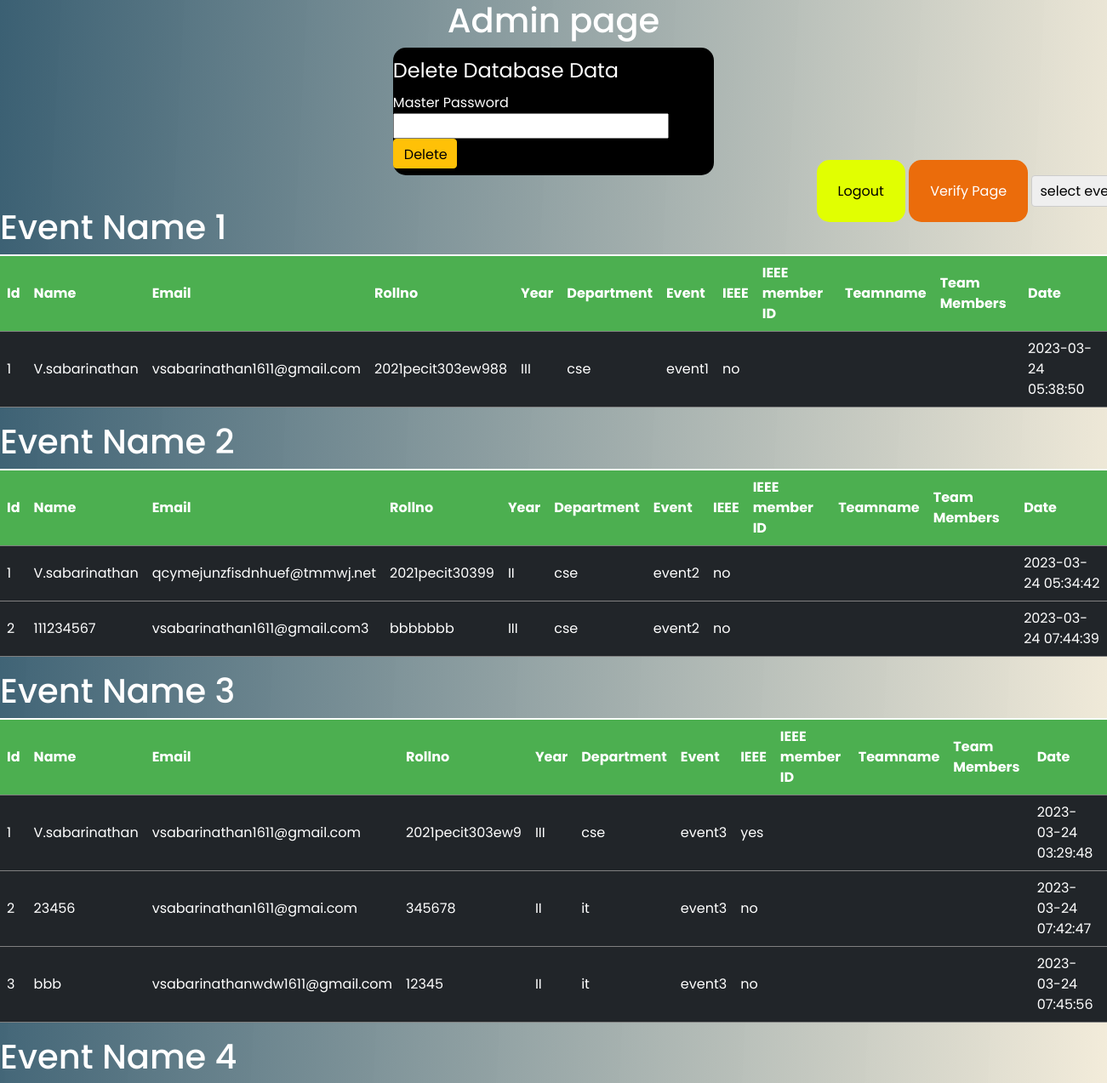
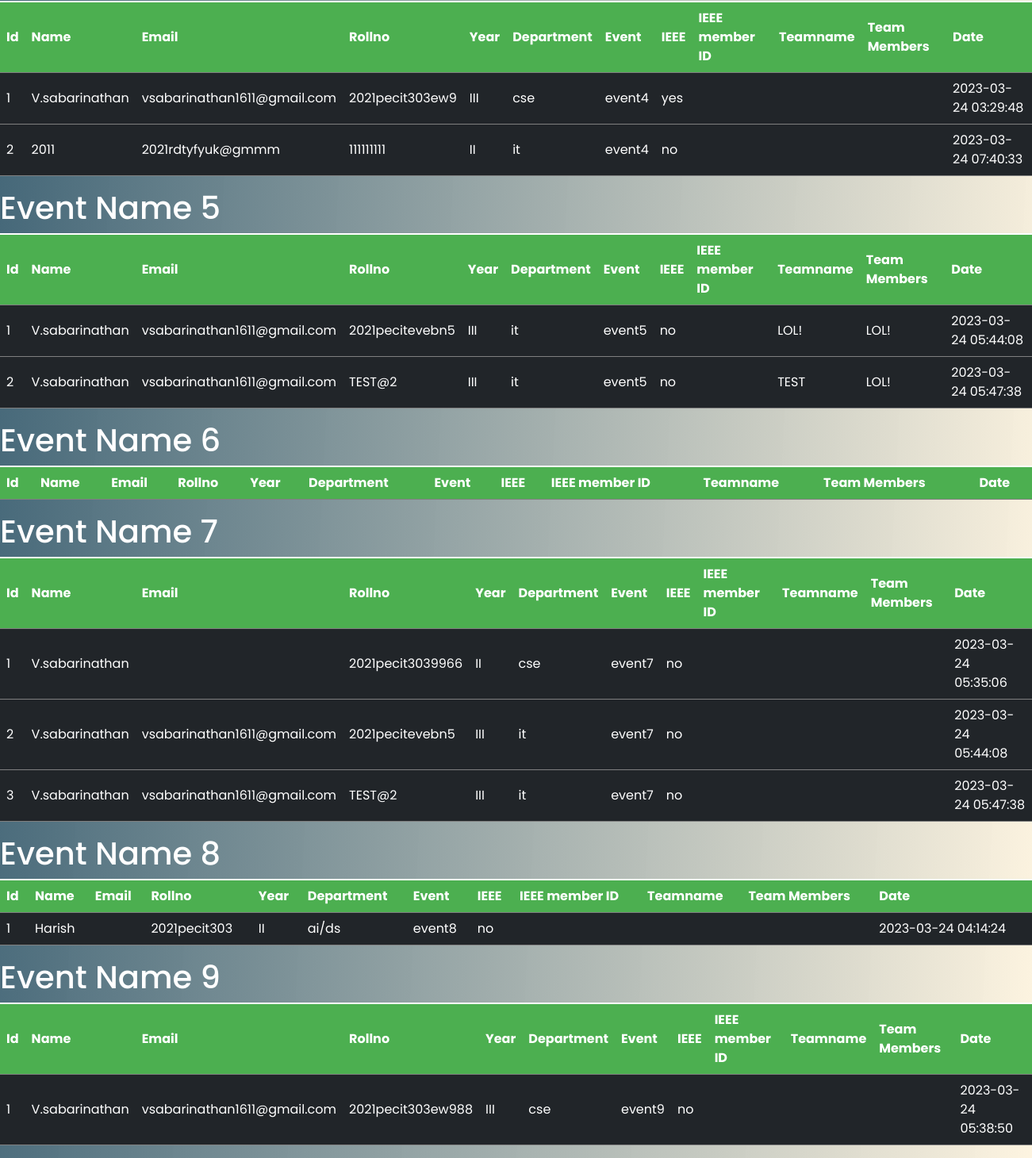
Page /admin (signed in) on the earlier database version (2 pictures, top to bottom).
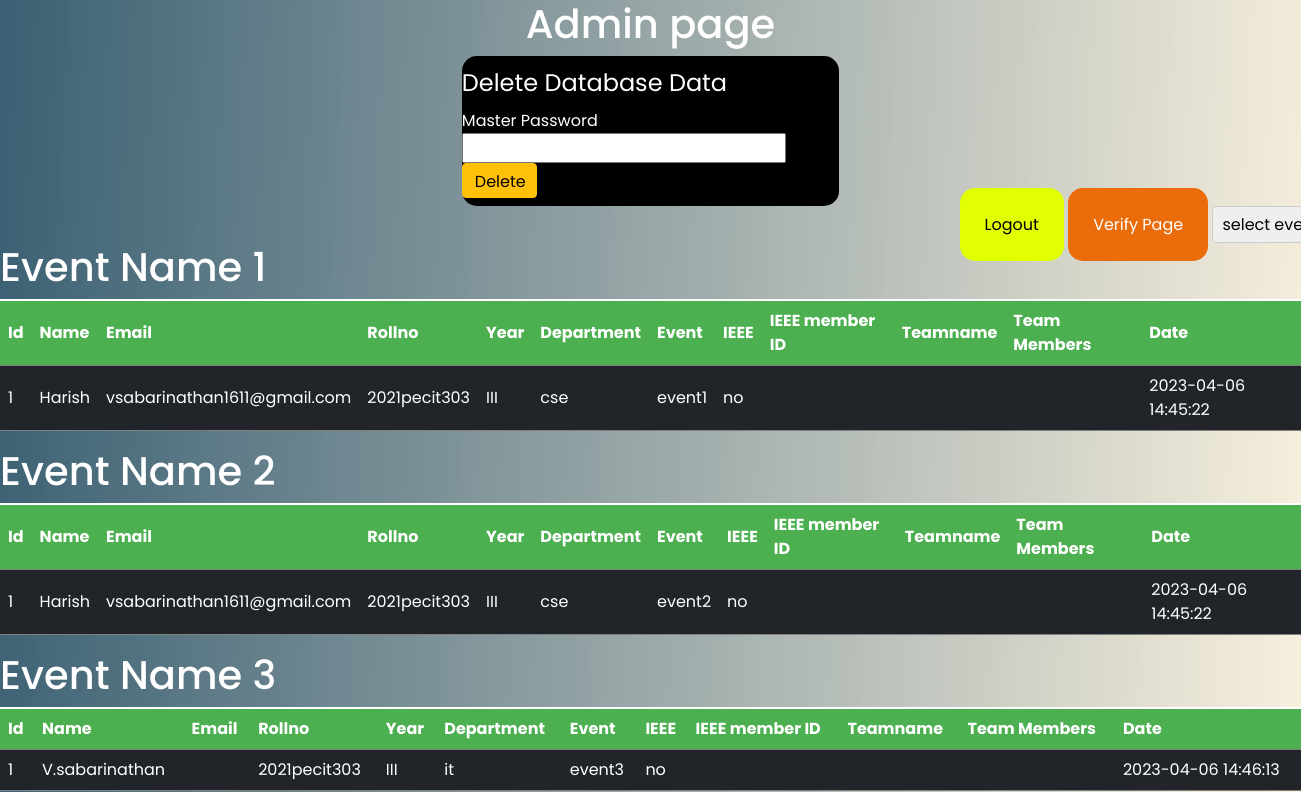
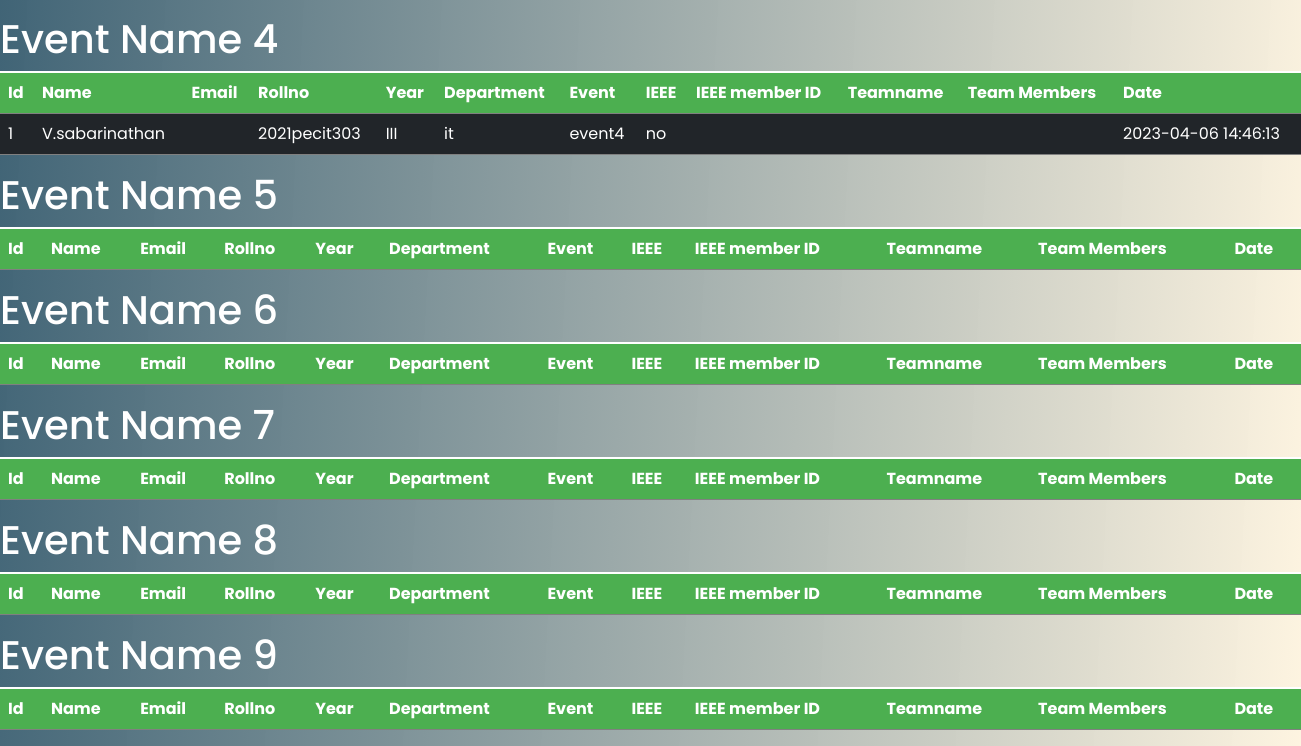
Same page on the later database version (2 pictures, top to bottom).
### website/models.py (models this page shows)
class Event1(db.Model):
    id = db.Column(db.Integer, primary_key=True)
    name=db.Column(db.String(100))
    email = db.Column(db.String(150))
    rollno=db.Column(db.String(100),unique=True)
    dept=db.Column(db.String(100))
    ieee=db.Column(db.String(10))
    year=db.Column(db.String(10))
    event=db.Column(db.String(100))
    teamname=db.Column(db.String(500))
    team_members=db.Column(db.String(500))
    date = db.Column(db.DateTime(timezone=True), default=func.now())

class Event2(db.Model):
    id = db.Column(db.Integer, primary_key=True)
    name=db.Column(db.String(100))
    email = db.Column(db.String(150))
    rollno=db.Column(db.String(100),unique=True)
    dept=db.Column(db.String(100))
    ieee=db.Column(db.String(10))
    year=db.Column(db.String(10))
    event=db.Column(db.String(100))
    teamname=db.Column(db.String(500))
    team_members=db.Column(db.String(500))
    date = db.Column(db.DateTime(timezone=True), default=func.now())

class Event3(db.Model):
    id = db.Column(db.Integer, primary_key=True)
    name=db.Column(db.String(100))
    email = db.Column(db.String(150))
    rollno=db.Column(db.String(100),unique=True)
    dept=db.Column(db.String(100))
    ieee=db.Column(db.String(10))
    year=db.Column(db.String(10))
    event=db.Column(db.String(100))
    teamname=db.Column(db.String(500))
    team_members=db.Column(db.String(500))
    date = db.Column(db.DateTime(timezone=True), default=func.now())

class Event4(db.Model):
    id = db.Column(db.Integer, primary_key=True)
    name=db.Column(db.String(100))
    email = db.Column(db.String(150))
    rollno=db.Column(db.String(100),unique=True)
    dept=db.Column(db.String(100))
    ieee=db.Column(db.String(10))
    year=db.Column(db.String(10))
    event=db.Column(db.String(100))
    teamname=db.Column(db.String(500))
    team_members=db.Column(db.String(500))
    date = db.Column(db.DateTime(timezone=True), default=func.now())

class Event5(db.Model):
    id = db.Column(db.Integer, primary_key=True)
    name=db.Column(db.String(100))
    email = db.Column(db.String(150))
    rollno=db.Column(db.String(100),unique=True)
    dept=db.Column(db.String(100))
    ieee=db.Column(db.String(10))
    year=db.Column(db.String(10))
    event=db.Column(db.String(100))
    teamname=db.Column(db.String(500))
    team_members=db.Column(db.String(500))
    date = db.Column(db.DateTime(timezone=True), default=func.now())

class Event7(db.Model):
    id = db.Column(db.Integer, primary_key=True)
    name=db.Column(db.String(100))
    email = db.Column(db.String(150))
    rollno=db.Column(db.String(100),unique=True)
    dept=db.Column(db.String(100))
    ieee=db.Column(db.String(10))
    year=db.Column(db.String(10))
    event=db.Column(db.String(100))
    teamname=db.Column(db.String(500))
    team_members=db.Column(db.String(500))
    date = db.Column(db.DateTime(timezone=True), default=func.now())

class Event8(db.Model):
    id = db.Column(db.Integer, primary_key=True)
    name=db.Column(db.String(100))
    email = db.Column(db.String(150))
    rollno=db.Column(db.String(100),unique=True)
    dept=db.Column(db.String(100))
    ieee=db.Column(db.String(10))
    year=db.Column(db.String(10))
    event=db.Column(db.String(100))
    teamname=db.Column(db.String(500))
    team_members=db.Column(db.String(500))
    date = db.Column(db.DateTime(timezone=True), default=func.now())

class Event9(db.Model):
    id = db.Column(db.Integer, primary_key=True)
    name=db.Column(db.String(100))
    email = db.Column(db.String(150))
    rollno=db.Column(db.String(100),unique=True)
    dept=db.Column(db.String(100))
    ieee=db.Column(db.String(10))
    year=db.Column(db.String(10))
    event=db.Column(db.String(100))
    teamname=db.Column(db.String(500))
    team_members=db.Column(db.String(500))
    date = db.Column(db.DateTime(timezone=True), default=func.now())

### website/views.py (the view)
@views.route('/admin', methods=['GET', 'POST'])
@login_required
def admin():
    if (current_user.admin == True):
        event1 = Event1.query.order_by(Event1.date)
        event2 = Event2.query.order_by(Event2.date)
        event3 = Event3.query.order_by(Event3.date)
        event4 = Event4.query.order_by(Event4.date)
        event5 = Event5.query.order_by(Event5.date)
        event6 = Event6.query.order_by(Event6.date)
        event7 = Event7.query.order_by(Event7.date)
        event8 = Event8.query.order_by(Event8.date)
        event9 = Event9.query.order_by(Event9.date)
    else:
        return redirect(url_for('auth.login'))
    return render_template("admin.html", event1=event1, event2=event2, event3=event3, event4=event4, event5=event5, event6=event6, event7=event7, event8=event8, event9=event9)

### website/templates/admin.html (shortened to what this page needs)
<!DOCTYPE html>
<html lang="en">
<head>
  <link rel="stylesheet" href="https://cdnjs.cloudflare.com/ajax/libs/font-awesome/6.0.0-beta3/css/all.min.css" />
  <link rel="stylesheet" href="/static/css/admin.css">
  <link href="https://cdn.jsdelivr.net/npm/bootstrap@5.1.3/dist/css/bootstrap.min.css" rel="stylesheet"
>
</head>
<body>
  <h1>Admin page</h1>
  <div class="top">
    <legend>Delete Database Data</legend>
    <form method="post" action="{{url_for('views.delete')}}">
      <label for="password">Master Password</label>
      <input name="pass" type="password">
      <button class="btn btn-warning" type="submit">Delete</button>
    </form>
  </div>
  <div class="bottom">
    <a class="logout" href="{{url_for('auth.logout')}}">Logout</a>
    <a class="verify" href="{{url_for('views.upload_photo')}}">Verify Page</a>
    <select name="filter" id="filter">
      <option value="0">select event</option>
    </select>
  </div>
  <div class="event1 table table-dark table-striped">
    <h1>Event Name 1</h1>
    <table>
      <tr>
        <th>Id</th>
        <th>Name</th>
        <th>Email</th>
        <th>Rollno</th>
        <th>Year</th>
        <th>Department</th>
        <th>Event</th>
        <th>IEEE</th>
        <th>IEEE member ID</th>
        <th>Teamname</th>
        <th>Team Members</th>
        <th>Date</th>
      </tr>
      <tbody>
        {% for event1 in event1 %}
        <tr>
          <td>{{event1.id}}</td>
          <td>{{event1.name}}</td>
          <td>{{event1.email}}</td>
          <td>{{event1.rollno}}</td>
          <td>{{event1.year}}</td>
          <td>{{event1.dept}}</td>
          <td>{{event1.event}}</td>
          <td>{{event1.ieee}}</td>
          <td>{{event1.i3emid}}</td>
          <td>{{event1.teamname}}</td>
          <td>{{event1.team_members}}</td>
          <td>{{event1.date}}</td>
        </tr>
        {%endfor%}
      </tbody>
    </table>
  </div>
  <div class="event2 table table-dark table-striped">
    <h1>Event Name 2</h1>
    <table>
      <tr>
        <th>Id</th>
        <th>Name</th>
        <th>Email</th>
        <th>Rollno</th>
        <th>Year</th>
        <th>Department</th>
        <th>Event</th>
        <th>IEEE</th>
        <th>IEEE member ID</th>
        <th>Teamname</th>
        <th>Team Members</th>
        <th>Date</th>
      </tr>
      <tbody>
        {% for event2 in event2 %}
        <tr>
          <td>{{event2.id}}</td>
          <td>{{event2.name}}</td>
          <td>{{event2.email}}</td>
          <td>{{event2.rollno}}</td>
          <td>{{event2.year}}</td>
          <td>{{event2.dept}}</td>
          <td>{{event2.event}}</td>
          <td>{{event2.ieee}}</td>
          <td>{{event2.i3emid}}</td>
          <td>{{event2.teamname}}</td>
          <td>{{event2.team_members}}</td>
          <td>{{event2.date}}</td>
        </tr>
        {%endfor%}
      </tbody>
    </table>
  </div>
  <div class="event3 table table-dark table-striped">
    <h1>Event Name 3</h1>
    <table>
      <tr>
        <th>Id</th>
        <th>Name</th>
        <th>Email</th>
        <th>Rollno</th>
        <th>Year</th>
        <th>Department</th>
        <th>Event</th>
        <th>IEEE</th>
        <th>IEEE member ID</th>
        <th>Teamname</th>
        <th>Team Members</th>
        <th>Date</th>
      </tr>
      <tbody>
        {% for event3 in event3 %}
        <tr>
          <td>{{event3.id}}</td>
          <td>{{event3.name}}</td>
          <td>{{event3.email}}</td>
          <td>{{event3.rollno}}</td>
          <td>{{event3.year}}</td>
          <td>{{event3.dept}}</td>
          <td>{{event3.event}}</td>
          <td>{{event3.ieee}}</td>
          <td>{{event3.i3emid}}</td>
          <td>{{event3.teamname}}</td>
          <td>{{event3.team_members}}</td>
          <td>{{event3.date}}</td>
        </tr>
        {%endfor%}
      </tbody>
    </table>
  </div>
  <div class="event4 table table-dark table-striped">
    <h1>Event Name 4</h1>
    <table>
      <tr>
        <th>Id</th>
        <th>Name</th>
        <th>Email</th>
        <th>Rollno</th>
        <th>Year</th>
        <th>Department</th>
        <th>Event</th>
        <th>IEEE</th>
        <th>IEEE member ID</th>
        <th>Teamname</th>
        <th>Team Members</th>
        <th>Date</th>
      </tr>
      <tbody>
        {% for event4 in event4 %}
        <tr>
          <td>{{event4.id}}</td>
          <td>{{event4.name}}</td>
          <td>{{event4.email}}</td>
          <td>{{event4.rollno}}</td>
          <td>{{event4.year}}</td>
          <td>{{event4.dept}}</td>
          <td>{{event4.event}}</td>
          <td>{{event4.ieee}}</td>
          <td>{{event4.i3emid}}</td>
          <td>{{event4.teamname}}</td>
          <td>{{event4.team_members}}</td>
          <td>{{event4.date}}</td>
        </tr>
        {%endfor%}
      </tbody>
    </table>
  </div>
  <div class="event5 table table-dark table-striped">
    <h1>Event Name 5</h1>
    <table>
      <tr>
        <th>Id</th>
        <th>Name</th>
        <th>Email</th>
        <th>Rollno</th>
        <th>Year</th>
        <th>Department</th>
        <th>Event</th>
        <th>IEEE</th>
        <th>IEEE member ID</th>
        <th>Teamname</th>
        <th>Team Members</th>
        <th>Date</th>
      </tr>
      <tbody>
        {% for event5 in event5 %}
        <tr>
          <td>{{event5.id}}</td>
          <td>{{event5.name}}</td>
          <td>{{event5.email}}</td>
          <td>{{event5.rollno}}</td>
          <td>{{event5.year}}</td>
          <td>{{event5.dept}}</td>
          <td>{{event5.event}}</td>
          <td>{{event5.ieee}}</td>
          <td>{{event5.i3emid}}</td>
          <td>{{event5.teamname}}</td>
          <td>{{event5.team_members}}</td>
          <td>{{event5.date}}</td>
        </tr>
        {%endfor%}
      </tbody>
    </table>
  </div>
  <div class="event6 table table-dark table-striped">
    <h1>Event Name 6</h1>
    <table>
      <tr>
        <th>Id</th>
        <th>Name</th>
        <th>Email</th>
        <th>Rollno</th>
        <th>Year</th>
        <th>Department</th>
        <th>Event</th>
        <th>IEEE</th>
        <th>IEEE member ID</th>
        <th>Teamname</th>
        <th>Team Members</th>
        <th>Date</th>
      </tr>
    </table>
  </div>
  <div class="event7 table table-dark table-striped">
    <h1>Event Name 7</h1>
    <table>
      <tr>
        <th>Id</th>
        <th>Name</th>
        <th>Email</th>
        <th>Rollno</th>
        <th>Year</th>
        <th>Department</th>
        <th>Event</th>
        <th>IEEE</th>
        <th>IEEE member ID</th>
        <th>Teamname</th>
        <th>Team Members</th>
        <th>Date</th>
      </tr>
      <tbody>
        {% for event7 in event7 %}
        <tr>
          <td>{{event7.id}}</td>
          <td>{{event7.name}}</td>
          <td>{{event7.email}}</td>
          <td>{{event7.rollno}}</td>
          <td>{{event7.year}}</td>
          <td>{{event7.dept}}</td>
          <td>{{event7.event}}</td>
          <td>{{event7.ieee}}</td>
          <td>{{event7.i3emid}}</td>
          <td>{{event7.teamname}}</td>
          <td>{{event7.team_members}}</td>
          <td>{{event7.date}}</td>
        </tr>
        {%endfor%}
      </tbody>
    </table>
  </div>
  <div class="event8 table table-dark table-striped">
    <h1>Event Name 8</h1>
    <table>
      <tr>
        <th>Id</th>
        <th>Name</th>
        <th>Email</th>
        <th>Rollno</th>
        <th>Year</th>
        <th>Department</th>
        <th>Event</th>
        <th>IEEE</th>
        <th>IEEE member ID</th>
        <th>Teamname</th>
        <th>Team Members</th>
        <th>Date</th>
      </tr>
      <tbody>
        {% for event8 in event8 %}
        <tr>
          <td>{{event8.id}}</td>
          <td>{{event8.name}}</td>
          <td>{{event8.email}}</td>
          <td>{{event8.rollno}}</td>
          <td>{{event8.year}}</td>
          <td>{{event8.dept}}</td>
          <td>{{event8.event}}</td>
          <td>{{event8.ieee}}</td>
          <td>{{event8.i3emid}}</td>
          <td>{{event8.teamname}}</td>
          <td>{{event8.team_members}}</td>
          <td>{{event8.date}}</td>
        </tr>
        {%endfor%}
      </tbody>
    </table>
  </div>
  <div class="event9 table table-dark table-striped">
    <h1>Event Name 9</h1>
    <table>
      <tr>
        <th>Id</th>
        <th>Name</th>
        <th>Email</th>
        <th>Rollno</th>
        <th>Year</th>
        <th>Department</th>
        <th>Event</th>
        <th>IEEE</th>
        <th>IEEE member ID</th>
        <th>Teamname</th>
        <th>Team Members</th>
        <th>Date</th>
      </tr>
      <tbody>
        {% for event9 in event9 %}
        <tr>
          <td>{{event9.id}}</td>
          <td>{{event9.name}}</td>
          <td>{{event9.email}}</td>
          <td>{{event9.rollno}}</td>
          <td>{{event9.year}}</td>
          <td>{{event9.dept}}</td>
          <td>{{event9.event}}</td>
          <td>{{event9.ieee}}</td>
          <td>{{event9.i3emid}}</td>
          <td>{{event9.teamname}}</td>
          <td>{{event9.team_members}}</td>
          <td>{{event9.date}}</td>
        </tr>
        {%endfor%}
      </tbody>
    </table>
  </div>
</body>
</html>

### website/static/css/admin.css (style rules this page uses)
* { margin: 0; box-sizing: border-box; font-family: 'Poppins', sans-serif; }
body { background: linear-gradient(273deg, #fdf0d5ba, #003049c4); display: flex; flex-direction: column; flex-wrap: wrap; align-content: center; align-items: center; }
a { width: 35px; height: 25px; color: black; background-color: aqua; }
h1 { color: #fff; font-size: 20px; }
.btn-warning { color: #000; background-color: #ffc107; border-color: #ffc107; width: 75px; height: 35px; }
.top { width: 29%; color: #fff; height: 150px; display: flex; flex-wrap: wrap; background: #000; border-radius: 15px; align-content: center; justify-content: center; align-items: center; }
table { border-collapse: collapse; width: 100%; }
th, td { text-align: left; padding: 8px; }
th { background-color: #4caf50; color: white; }
select { margin-bottom: 10px; padding: 5px; border: 1px solid #ccc; border-radius: 4px; }
.bottom { top:0px; left: 500px; position: relative; }
.logout { width: 100px; background-color: #e1ff01; padding: 25px; border: 0px; border-radius: 15px; text-decoration: none; color: #000000; }
.verify { width: 100px; background-color: #eb6c0b; padding: 25px; border: 0px; border-radius: 15px; text-decoration: none; color: white; }

Differences in the rows shown:
removed Event2: id "2", name "111234567", email "vsabarinathan1611@gmail.com3", rollno "bbbbbbb", year "III", dept "cse", event "event2", ieee "no", date "2023-03-24 07:44:39"
removed Event3: id "2", name "23456", email "vsabarinathan1611@gmai.com", rollno "345678", year "II", dept "it", event "event3", ieee "no", date "2023-03-24 07:42:47"
removed Event3: id "3", name "bbb", email "vsabarinathanwdw1611@gmail.com", rollno "12345", year "II", dept "it", event "event3", ieee "no", date "2023-03-24 07:45:56"
removed Event4: id "2", name "2011", email "2021rdtyfyuk@gmmm", rollno "111111111", year "II", dept "it", event "event4", ieee "no", date "2023-03-24 07:40:33"
removed Event5: id "1", name "V.sabarinathan", email "vsabarinathan1611@gmail.com", rollno "2021pecitevebn5", year "III", dept "it", event "event5", ieee "no", teamname "LOL!", team_members "LOL!", date "2023-03-24 05:44:08"
removed Event5: id "2", name "V.sabarinathan", email "vsabarinathan1611@gmail.com", rollno "TEST@2", year "III", dept "it", event "event5", ieee "no", teamname "TEST", team_members "LOL!", date "2023-03-24 05:47:38"
removed Event7: id "1", name "V.sabarinathan", rollno "2021pecit3039966", year "II", dept "cse", event "event7", ieee "no", date "2023-03-24 05:35:06"
removed Event7: id "2", name "V.sabarinathan", email "vsabarinathan1611@gmail.com", rollno "2021pecitevebn5", year "III", dept "it", event "event7", ieee "no", date "2023-03-24 05:44:08"
removed Event7: id "3", name "V.sabarinathan", email "vsabarinathan1611@gmail.com", rollno "TEST@2", year "III", dept "it", event "event7", ieee "no", date "2023-03-24 05:47:38"
removed Event8: id "1", name "Harish", rollno "2021pecit303", year "II", dept "ai/ds", event "event8", ieee "no", date "2023-03-24 04:14:24"
removed Event9: id "1", name "V.sabarinathan", email "vsabarinathan1611@gmail.com", rollno "2021pecit303ew988", year "III", dept "cse", event "event9", ieee "no", date "2023-03-24 05:38:50"
changed Event1 "vsabarinathan1611@gmail.com": name "V.sabarinathan" → "Harish"; rollno "2021pecit303ew988" → "2021pecit303"; date "2023-03-24 05:38:50" → "2023-04-06 14:45:22"
changed Event2 "cse": name "V.sabarinathan" → "Harish"; email "qcymejunzfisdnhuef@tmmwj.net" → "vsabarinathan1611@gmail.com"; rollno "2021pecit30399" → "2021pecit303"; year "II" → "III"; date "2023-03-24 05:34:42" → "2023-04-06 14:45:22"
changed Event3 "V.sabarinathan": rollno "2021pecit303ew9" → "2021pecit303"; dept "cse" → "it"; ieee "yes" → "no"; date "2023-03-24 03:29:48" → "2023-04-06 14:46:13"; email "vsabarinathan1611@gmail.com" → (not shown)
changed Event4 "V.sabarinathan": rollno "2021pecit303ew9" → "2021pecit303"; dept "cse" → "it"; ieee "yes" → "no"; date "2023-03-24 03:29:48" → "2023-04-06 14:46:13"; email "vsabarinathan1611@gmail.com" → (not shown)
